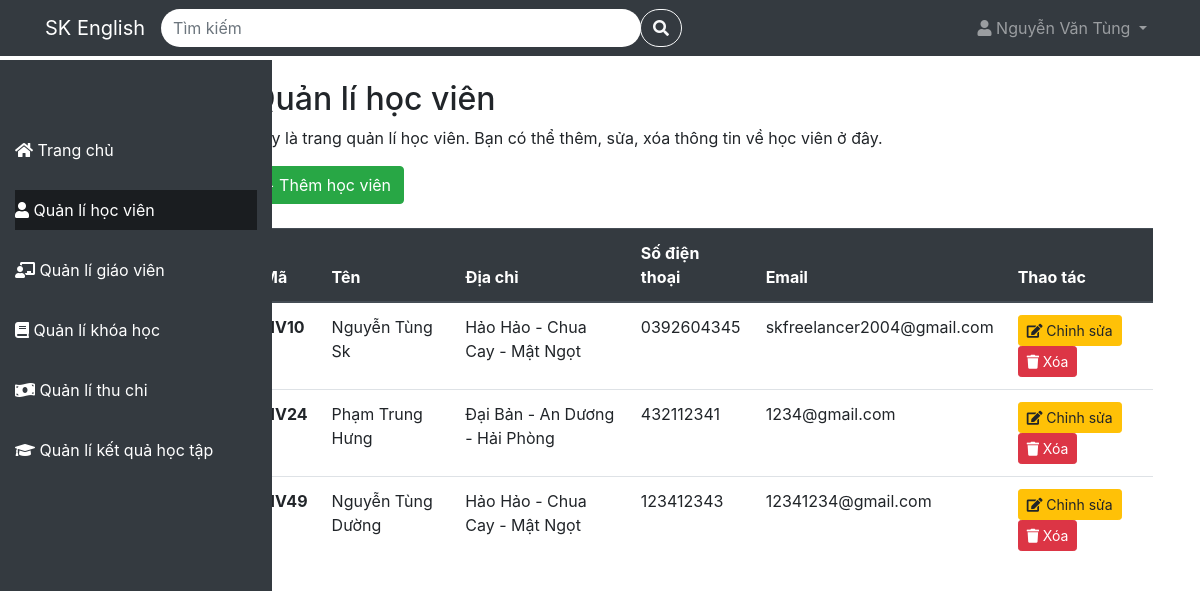
Page /QuanLiTrungTamTA/student (signed in) on the committed database.
### tables this page shows
CREATE TABLE `students` (
  `student_id` varchar(4) NOT NULL,
  `name` varchar(100) NOT NULL,
  `address` varchar(100) DEFAULT NULL,
  `phone` varchar(10) NOT NULL,
  `email` varchar(100) NOT NULL
);

### app/Controller/StudentController.php (called while the page is built, shortened)
<?php
class StudentController {
    protected $config = [
        'host' => 'localhost',
        'dbname' => 'quanlytrungtamta',
        'user' => 'root',
        'password' => ''
    ];
    protected $db;
    public function __construct() {
        $this->db = new Database($this->config);
    }
    public function index(){
        $checkSearch = false;
        try {
            if($checkSearch){
                $listStudent = $this->db->table('students')->search(['student_id','name', 'address', 'phone', 'email'], $search);
            }else{
                $listStudent = $this->db->table('students')->get();
            }
        } catch (PDOException $e) {
            $this->db->logToConsole('lỗi lấy dữ liệu cho trang student: ' . $e->getMessage());
        }
        include './app/View/Student/student.php';
    }
}
?>

### index.php (called while the page is built, shortened)
<?php
include './app/Model/Model.php';
include './app/Controller/StudentController.php';
$route = new Route();
$route->get('/', 'LandingController@index');
$route->post('/login', 'LoginController@index');
$route->post('/logout', 'LogoutController@index');
$route->post('/register', 'RegisterController@index');
$route->post('/verify', 'RegisterController@verify');
$route->post('/forgotPassword', 'ForgotPasswordController@index');
$route->post('/courseRegistration', 'RegisterController@courseRegistration');
if(isset($_SESSION['full_name']) && !empty($_SESSION['full_name']))
{
    $route->get('/home', 'HomeController@index');
    $route->get('/student', 'StudentController@index');
    $route->post('/student/deleteStudent', 'StudentController@deleteStudent');
    $route->post('/student/editStudent', 'StudentController@editStudent');
    $route->post('/student/addStudent', 'RegistrationController@addStudent');
    $route->get('/teacher', 'TeacherController@index');
    $route->post('/teacher/addTeacher', 'TeacherController@addTeacher');
    $route->post('/teacher/editTeacher', 'TeacherController@editTeacher');
    $route->post('/teacher/deleteTeacher', 'TeacherController@deleteTeacher');
    $route->get('/course', 'CourseController@index');
    $route->post('/course/addCourse', 'CourseController@addCourse');
    $route->post('/course/deleteCourse', 'CourseController@deleteCourse');
    $route->post('/course/edit', 'CourseController@editCourse');
    $route->get('/course/detail', 'CourseController@show@detailCourse.php');
    $route->post('/course/addSchedule', 'ScheduleController@addSchedule');
    $route->post('/course/deleteSchedule', 'ScheduleController@deleteSchedule');
    $route->get('/payment', 'PaymentController@index');
    $route->get('/achievement', 'AchievementController@index');
}
$requestUri = $_SERVER['REQUEST_URI'];
$route->handle($requestUri);
?>

### app/Model/Model.php (called while the page is built, shortened)
<?php
class Database {
    protected
        $table = '',
        $host = '',
        $user ='',
        $password = '',
        $dbname = '',
        $conn = null;
    public function __construct($config){
        $this->host = $config['host'];
        $this->user = $config['user'];
        $this->password = $config['password'];
        $this->dbname = $config['dbname'];
    }
    protected function connect(){
        try{
            $this->conn = new PDO("mysql:host=$this->host;dbname=$this->dbname", $this->user, $this->password);
            $this->conn->setAttribute(PDO::ATTR_ERRMODE, PDO::ERRMODE_EXCEPTION);
        }catch(PDOException $e){
            echo "Lỗi kết nối đến cơ sở dữ liệu: ".$e->getMessage();
        }
    }
    public function get($data = [])
    {
        try {
            if (empty($data)) {
                $sqlString = "select * from $this->table";
                $query = $this->conn->prepare($sqlString);
                $query->execute();
            } else {
                $stmt = join('=? and ', array_keys($data));
                $stmt .= '=?';
                $sqlString = "select * from $this->table where $stmt";
                $query = $this->conn->prepare($sqlString);
                $query->execute(array_values($data));
            }
            return $query->fetchAll(PDO::FETCH_ASSOC);
        } catch (PDOException $e) {
            $this->logToConsole("Lỗi đọc dữ liệu: " . $e->getMessage());
        }
    }
    public function JoinTable($table = [], $where = []) {
        try {
            $sqlString = "SELECT * FROM $this->table";
            $id = array_values($table);
            $tableKeys = array_keys($table);
            for ($i = 0; $i < count($tableKeys); $i++) {
                $sqlString .= " INNER JOIN " . $tableKeys[$i] . " ON " . $this->table . "." . $id[$i] . " = " . $tableKeys[$i] . "." . $id[$i];
            }
            if (!empty($where)) {
                $sqlString .= " WHERE ";
                $conditions = [];
                foreach (array_keys($where) as $column) {
                    $conditions[] = $column . " LIKE ?";
                }
                $sqlString .= implode(" AND ", $conditions);
            }
            $query = $this->conn->prepare($sqlString);
            if (!empty($where)) {
                $i = 1;
                foreach (array_values($where) as $value) {
                    $query->bindValue($i, '%' . $value . '%');
                    $i++;
                }
            }
            $query->execute();
            $results = $query->fetchAll(PDO::FETCH_ASSOC);
            return $results;
        } catch (PDOException $e) {
            $this->logToConsole("Lỗi đọc dữ liệu: " . $e->getMessage());
            return [];
        } catch (Exception $e) {
            $this->logToConsole("Lỗi: " . $e->getMessage());
            return [];
        }
    }
    public function table($table){
        $this->table = $table;
        return $this;
    }
}
?>

### app/View/Student/student.php (the view, shortened to what this page needs)
<!DOCTYPE html>
<html lang="en">
<head>
  <link rel="stylesheet" href="https://cdnjs.cloudflare.com/ajax/libs/font-awesome/5.15.4/css/all.min.css">
  <link rel="stylesheet" href="https://maxcdn.bootstrapcdn.com/bootstrap/4.5.2/css/bootstrap.min.css">
  <link rel="stylesheet" href=".\public\css\cssProject.css">
  <link rel="stylesheet" href="..\public\css\cssProject.css">
</head>
<body>
<?php include './app/View/Template/navbar.php' ?>
<?php include './app/View/Template/sidebar.php' ?>
<div class="main-content">
    <div class="container mt-5">
      <h2>Quản lí học viên</h2>
      <p>Đây là trang quản lí học viên. Bạn có thể thêm, sửa, xóa thông tin về học viên ở đây.</p>
        <button type="button" class="btn btn-success mb-4" data-toggle="modal" data-target="#addStudent">
          + Thêm học viên
        </button>
      <table class="table">
        <thead class="thead-dark">
          <tr>
            <th scope="col">Mã</th>
            <th scope="col">Tên</th>
            <th scope="col">Địa chỉ</th>
            <th scope="col">Số điện thoại</th>
            <th scope="col">Email</th>
            <th scope="col">Thao tác</th>
          </tr>
        </thead>
        <tbody>
            <?php if (!empty($listStudent)): ?>
              <?php
                  foreach($listStudent as $student):
                    $listRegistration = $this->db->table('registrations')->JoinTable(['schedules'=>'schedule_id'],['student_id'=>$student['student_id']]);
                    $data_registration = [];
                    foreach($listRegistration as $registration){
                        $tmp = $this->db->table('schedules')->JoinTable(['course'=>'course_id'],['schedule_id'=>$registration['schedule_id']]);
                        $merged_data = array_merge($tmp[0], $registration);
                        $data_registration[] = $merged_data;
                    }
                    $data_registration = json_encode($data_registration);
                ?>
                <tr class="table-row-hover">
                    <th scope="row"
                      data-toggle="modal"
                      data-target="#detailStudent"
                      data-name="<?php echo $student['name']?>"
                      data-address="<?php echo $student['address']?>"
                      data-phone="<?php echo $student['phone']?>"
                      data-email="<?php echo $student['email']?>"
                      data-data_registration='<?php echo htmlspecialchars($data_registration, ENT_QUOTES, 'UTF-8'); ?>'
                    >
                    <?php echo $student['student_id']?>
                    </th>
                    <td
                      data-toggle="modal"
                      data-target="#detailStudent"
                      data-name="<?php echo $student['name']?>"
                      data-address="<?php echo $student['address']?>"
                      data-phone="<?php echo $student['phone']?>"
                      data-email="<?php echo $student['email']?>"
                      data-data_registration='<?php echo htmlspecialchars($data_registration, ENT_QUOTES, 'UTF-8'); ?>'
                    >
                    <?php echo $student['name']?>
                    </td>
                    <td
                      data-toggle="modal"
                      data-target="#detailStudent"
                      data-name="<?php echo $student['name']?>"
                      data-address="<?php echo $student['address']?>"
                      data-phone="<?php echo $student['phone']?>"
                      data-email="<?php echo $student['email']?>"
                      data-data_registration='<?php echo htmlspecialchars($data_registration, ENT_QUOTES, 'UTF-8'); ?>'
                    >
                    <?php echo $student['address']?>
                    </td>
                    <td
                      data-toggle="modal"
                      data-target="#detailStudent"
                      data-name="<?php echo $student['name']?>"
                      data-address="<?php echo $student['address']?>"
                      data-phone="<?php echo $student['phone']?>"
                      data-email="<?php echo $student['email']?>"
                      data-data_registration='<?php echo htmlspecialchars($data_registration, ENT_QUOTES, 'UTF-8'); ?>'
                    >
                    <?php echo $student['phone']?>
                    </td>
                    <td
                      data-toggle="modal"
                      data-target="#detailStudent"
                      data-name="<?php echo $student['name']?>"
                      data-address="<?php echo $student['address']?>"
                      data-phone="<?php echo $student['phone']?>"
                      data-email="<?php echo $student['email']?>"
                      data-data_registration='<?php echo htmlspecialchars($data_registration, ENT_QUOTES, 'UTF-8'); ?>'
                    >
                    <?php echo $student['email']?>
                    </td>
                  <td>
                    <div class="d-inline">
                        <a type="button"
                            class="btn btn-warning btn-sm mr-2"
                            data-toggle="modal"
                            data-target="#editStudent"
                            data-name="<?php echo $student['name']?>"
                            data-address="<?php echo $student['address']?>"
                            data-phone="<?php echo $student['phone']?>"
                            data-email="<?php echo $student['email']?>"
                            data-student_id="<?php echo $student['student_id']?>"
                        >
                            <i class="fas fa-edit"></i> Chỉnh sửa
                        </a>
                    </div>
                    <div class="d-inline">
                        <form
                            id="deleteForm<?php echo $student['student_id']; ?>"
                            action="./student/deleteStudent"
                            method="POST"
                            class="d-inline"
                        >
                            <button
                                type="button"
                                onclick="deleteStudent('<?php echo $student['student_id']; ?>')"
                                class="btn btn-danger btn-sm"
                            >
                                <i class="fa fa-trash" aria-hidden="true"></i> Xóa
                            </button>
                        </form>
                    </div>
                  </td>
                </tr>
              <?php endforeach; ?>
            <?php endif; ?>
          </tbody>
      </table>
    </div>
  </div>
</body>
</html>

### public/css/cssProject.css (style rules this page uses)
.table-row-hover { cursor: pointer; }

### public/css/sidebar.css (style rules this page uses)
.main-content { margin-left: 17%; padding: 2em; }

### rows in the picture
students: student_id "HV10", name "Nguyễn Tùng Sk", address "Hảo Hảo - Chua Cay - Mật Ngọt", phone "0392604345", email "skfreelancer2004@gmail.com"
students: student_id "HV24", name "Phạm Trung Hưng", address "Đại Bản - An Dương - Hải Phòng", phone "432112341", email "1234@gmail.com"
students: student_id "HV49", name "Nguyễn Tùng Dường", address "Hảo Hảo - Chua Cay - Mật Ngọt", phone "123412343", email "12341234@gmail.com"

### other values in the picture
$_SESSION['full_name'] "Nguyễn Văn Tùng"
